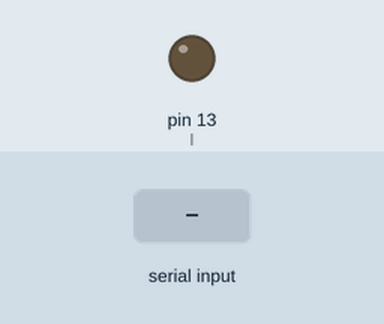
Recording of a sketch running on a simulated Arduino Uno, built with avr-gcc and run on an emulated ATmega328P. Shown: output pins drawn as LEDs (lit = HIGH). The inputs (shaded band) are chosen by the test bench.

Above: at 1.2 s.
1.3 s: "on\n" received over Serial
At 1.7 s:
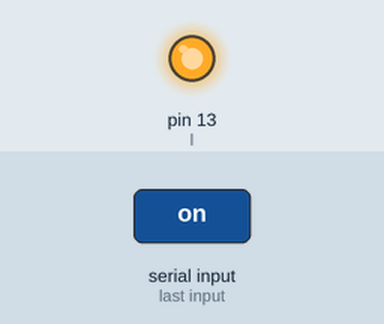
2.8 s: "off\n" received over Serial
At 4.1 s:
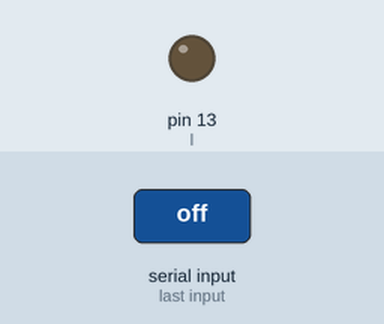
Timing chart, 0 to 5.8 s (numbered marks = the images above; inputs shaded):
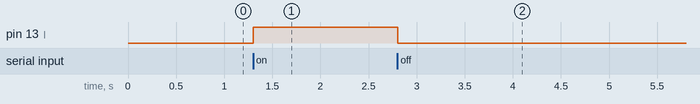

Measured:
- after the input at 1.3 s, pin 13 (l): LOW → HIGH at once
- after the input at 2.8 s, pin 13 (l): HIGH → LOW at once

The sketch:

sketch_oct11c.ino
```cpp
int l=13;
void setup() {
  // put your setup code here, to run once:
pinMode(l,OUTPUT);
Serial.begin(9600);
}

void loop() {
  // put your main code here, to run repeatedly:
if (Serial.available()>0){
 String btc = Serial.readStringUntil('\n');
  if (btc == "on"){
    digitalWrite(l,HIGH);
  } else if (btc == "off"){
    digitalWrite(l,LOW);
  }
    }
}
```
